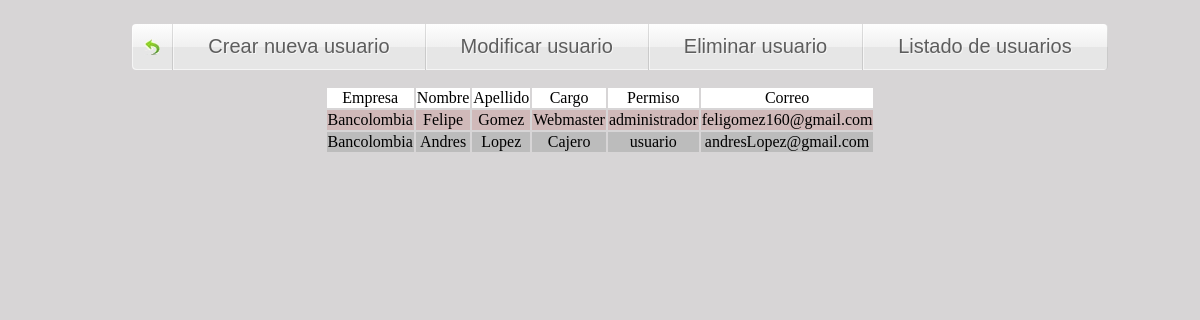
The app's page /administradorSistema/listarUsuarios.php with its own data.
### tables this page shows
CREATE TABLE usuario (idUsuario INTEGER NOT NULL AUTO_INCREMENT,empresa_idEmpresa INTEGER NOT NULL,nombre VARCHAR(150) NOT NULL,apellido VARCHAR(150) NOT NULL,cargo VARCHAR(150) NOT NULL,permiso VARCHAR(150) NOT NULL,correo VARCHAR(150) NOT NULL,contrasena VARCHAR(150) NOT NULL,PRIMARY KEY(idUsuario),FOREIGN KEY(empresa_idEmpresa)REFERENCES empresa(idEmpresa));

CREATE TABLE empresa (idEmpresa INTEGER NOT NULL AUTO_INCREMENT,nombre VARCHAR(255) NOT NULL,nit VARCHAR(45) NOT NULL,cantidadCuentas INTEGER NOT NULL,sectorEconomico VARCHAR(250) NOT NULL,urlLogo VARCHAR(250) NOT NULL,estado VARCHAR(1) NOT NULL,PRIMARY KEY(idEmpresa));

### administradorSistema/listarUsuarios.php (the view, shortened to what this page needs)
<html>
    <head>
	<link rel="stylesheet" type="text/css" href="css/barraNavegacion.css"/>
	<link rel="stylesheet" type="text/css" href="css/estilos.css"/>
	<link rel="stylesheet" type="text/css" href="css/estiloBarraNavegacion.css"/>
	<link rel="stylesheet" type="text/css" href="http://www.formmail-maker.com/var/demo/jquery-popup-form/colorbox.css" />
    </head>
    <body>
        <?php
            include("./encabezadoUsuario.inc");
        ?>
        <table class="tablacentrada">
            <tr>
                <td class="blanco">
                    Empresa
                </td>
                <td class="blanco">
                    Nombre
                </td>
                <td class="blanco">
                    Apellido
                </td>
                <td class="blanco">
                    Cargo
                </td>
                <td class="blanco">
                    Permiso
                </td>
                <td class="blanco">
                    Correo
                </td>
            </tr>
            <?php
                $consulta=mysql_query("select * from usuario");
                while ($row = mysql_fetch_array($consulta)) {
                    $consultaA=mysql_query("select * from empresa where idEmpresa='$row[empresa_idEmpresa]' and estado='A'");
                    $rowA=mysql_fetch_array($consultaA);
                    ?>
                    <tr <?php if($row["idUsuario"]%2==0){ echo "class='uno'"; } else{ echo "class='dos'"; } ?>>
                        <td>
                            <?php
                                echo $rowA["nombre"];
                            ?>
                        </td>
                        <td>
                            <?php
                                echo $row["nombre"];
                            ?>
                        </td>
                        <td>
                            <?php
                                echo $row["apellido"];
                            ?>
                        </td>
                        <td>
                            <?php
                                echo $row["cargo"];
                            ?>
                        </td>
                        <td>
                            <?php
                                echo $row["permiso"];
                            ?>
                        </td>
                        <td>
                            <?php
                                echo $row["correo"];
                            ?>
                        </td>
                    </tr>
                    <?php
                }
            ?>
        </table>
    </body>
</html>

### administradorSistema/encabezadoUsuario.inc (shortened to what this page needs)
<center>
    <nav>
        <ul class="fancyNav">
            <li>
                <a href="inicio.php" class="backIcon">
                </a>
            </li>
            <li>
                <a href="crearUsuario.php">
                    Crear nueva usuario
                </a>
            </li>
            <li>
                <a href="listaModificarUsuario.php">
                    Modificar usuario
                </a>
            </li>
            <li>
                <a href="eliminarUsuario.php">
                    Eliminar usuario
                </a>
            </li>
            <li>
                <a href="listarUsuarios.php">
                    Listado de usuarios
                </a>
            </li>
        </ul>
    </nav>
</center>

### administradorSistema/css/estilos.css (style rules this page uses)
body { background:#D7D5D6; }
.titulo,#login,.tabla,.tablacentrada { margin:0 auto; text-align:center; }
.blanco { background: #FFFFFF; }
.uno { background: #BCBCBC; }
.dos { background: #D0B9B9; }

### administradorSistema/css/estiloBarraNavegacion.css (style rules this page uses)
.fancyNav { overflow: hidden; display: inline-block; }
.fancyNav li { background-color: #f0f0f0; background-image: -webkit-gradient(linear,left top, left bottom,from(#fefefe), color-stop(0.5,#f0f0f0), color-stop(0.51, #e6e6e6)); background-image: -moz-linear-gradient(#fefefe 0%, #f0f0f0 50%, #e6e6e6 51%); background-image: -o-linear-gradient(#fefefe 0%, #f0f0f0 50%, #e6e6e6 51%); background-image: -ms-linear-gradient(#fefefe 0%, #f0f0f0 50%, #e6e6e6 51%); background-image: linear-gradient(#fefefe 0%, #f0f0f0 50%, #e6e6e6 51%); border-right: 1px solid rgba(9, 9, 9, 0.125); box-shadow: 1px -1px 0 rgba(255, 255, 255, 0.6) inset; -moz-box-shadow: 1px -1px 0 rgba(255, 255, 255, 0.6) inset; -webkit-box-shadow: 1px -1px 0 rgba(255, 255, 255, 0.6) inset; position:relative; float: left; list-style: none; }
.fancyNav li:after { content:'.'; text-indent:-9999px; overflow:hidden; position:absolute; width:100%; height:100%; top:0; left:0; z-index:1; opacity:0; background-image:-webkit-gradient(linear, left top, right top, from(rgba(168,168,168,0.5)),color-stop(0.5,rgba(168,168,168,0)), to(rgba(168,168,168,0.5))); background-image:-moz-linear-gradient(left, rgba(168,168,168,0.5), rgba(168,168,168,0) 50%, rgba(168,168,168,0.5)); background-image:-o-linear-gradient(left, rgba(168,168,168,0.5), rgba(168,168,168,0) 50%, rgba(168,168,168,0.5)); background-image:-ms-linear-gradient(left, rgba(168,168,168,0.5), rgba(168,168,168,0) 50%, rgba(168,168,168,0.5)); background-image:linear-gradient(left, rgba(168,168,168,0.5), rgba(168,168,168,0) 50%, rgba(168,168,168,0.5)); box-shadow:-1px 0 0 #a3a3a3,-2px 0 0 #fff,1px 0 0 #a3a3a3,2px 0 0 #fff; -moz-box-shadow:-1px 0 0 #a3a3a3,-2px 0 0 #fff,1px 0 0 #a3a3a3,2px 0 0 #fff; -webkit-box-shadow:-1px 0 0 #a3a3a3,-2px 0 0 #fff,1px 0 0 #a3a3a3,2px 0 0 #fff; -moz-transition:0.25s all; -webkit-transition:0.25s all; -o-transition:0.25s all; transition:0.25s all; }
.fancyNav li:first-child { border-radius: 4px 0 0 4px; }
.fancyNav li:first-child:after,.fancyNav li.selected:first-child:after { box-shadow:1px 0 0 #a3a3a3,2px 0 0 #fff; -moz-box-shadow:1px 0 0 #a3a3a3,2px 0 0 #fff; -webkit-box-shadow:1px 0 0 #a3a3a3,2px 0 0 #fff; border-radius:4px 0 0 4px; }
.fancyNav li:last-child { border-radius: 0 4px 4px 0; }
.fancyNav li:last-child:after,.fancyNav li.selected:last-child:after { box-shadow:-1px 0 0 #a3a3a3,-2px 0 0 #fff; -moz-box-shadow:-1px 0 0 #a3a3a3,-2px 0 0 #fff; -webkit-box-shadow:-1px 0 0 #a3a3a3,-2px 0 0 #fff; border-radius:0 4px 4px 0; }
.fancyNav li a { color: #5d5d5d; display: inline-block; font: 20px/1 Lobster,Arial,sans-serif; padding: 12px 35px 14px; position: relative; text-shadow: 1px 1px 0 rgba(255, 255, 255, 0.6); z-index:2; text-decoration:none !important; white-space:nowrap; }
.fancyNav a.backIcon { background:url('../imagenes/back.png') no-repeat center center; display: block; overflow: hidden; padding-left: 12px; padding-right: 12px; text-indent: -9999px; width: 16px; }

### records on screen
usuario: empresa_idEmpresa.nombre "Bancolombia", nombre "Felipe", apellido "Gomez", cargo "Webmaster", permiso "administrador", correo "feligomez160@gmail.com"
usuario: empresa_idEmpresa.nombre "Bancolombia", nombre "Andres", apellido "Lopez", cargo "Cajero", permiso "usuario", correo "andresLopez@gmail.com"
